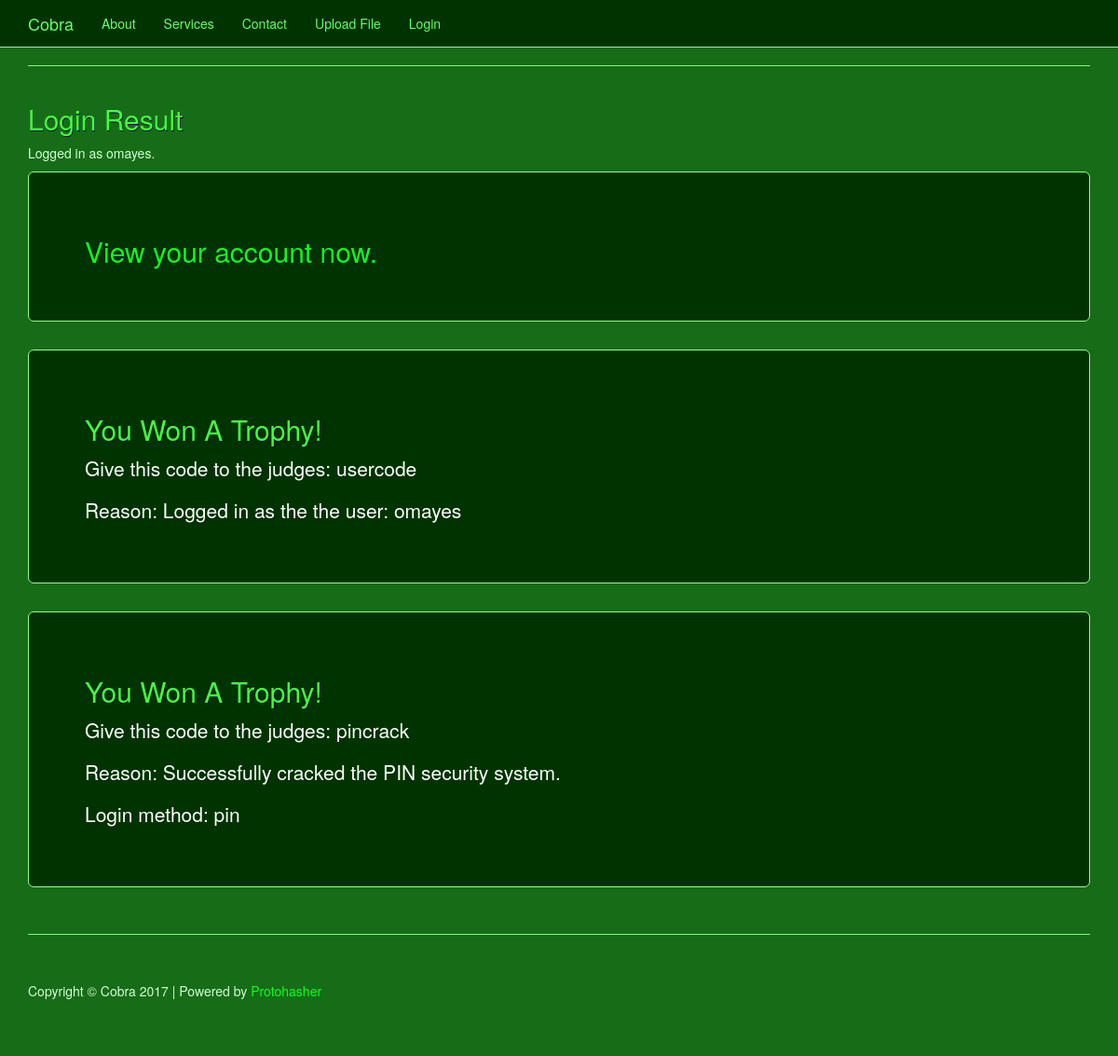
The page /loginPost.php?hashed_pin=45864 on the database its author committed.
### tables this page shows
CREATE TABLE `user` (
  `userID` int(11) NOT NULL AUTO_INCREMENT,
  `username` varchar(255) DEFAULT NULL,
  `password` varchar(255) DEFAULT NULL,
  `pin` int(4) DEFAULT NULL,
  `hashed_pin` int(5) DEFAULT NULL,
  `trophyCode` varchar(255) DEFAULT NULL,
  `pin_crack_trophy` varchar(255) DEFAULT NULL,
  `password_crack_trophy` varchar(255) DEFAULT NULL,
  `dateCreated` datetime DEFAULT NULL,
  `dateModified` timestamp NULL DEFAULT NULL ON UPDATE CURRENT_TIMESTAMP,
  PRIMARY KEY (`userID`),
  UNIQUE KEY `userID` (`userID`) USING BTREE
);

### com/capstone/model/userManager.php (called while the page is built, shortened)
<?php
$settings = new SettingsManager();
class UserManager {
	public function loginUser($username ="", $password ="", $hashed_pin ="") {
		global $settings;
		$conn = new mysqli($settings->get('db_servername'), $settings->get('db_username'), $settings->get('db_password'), $settings->get('db_name'));
		$sql = "SELECT userID, username, password, trophyCode, pin_crack_trophy, password_crack_trophy FROM user";
		if( !empty($hashed_pin) )
		{
			$sql = $sql . " WHERE hashed_pin = '" . $hashed_pin . "'";
		}
		else
		{
			$sql = $sql . " WHERE username = '" . $username . "'";
			$sql = $sql . " AND password = '" . $password . "'";
		}
		$conn->multi_query($sql);
		$result = mysqli_store_result($conn);
		return $result;
	}
}

### public/loginPost.php (the view, shortened to what this page needs)
<?php
	require dirname(__FILE__) . '/../com/capstone/model/userManager.php';
	$userManager = new UserManager();
	$username = "";
	$password = "";
	$hashed_pin = "";
	$login_method = "";
	if(isset($_GET["hashed_pin"]))
	{
		$hashed_pin = $_GET["hashed_pin"];
		$login_method = "pin";
	}
	else
	{
		$login_method = "password";
	}
	$user = $userManager->loginUser($username, $password, $hashed_pin);
	include "includes/header.php";
?>
<hr>
<div class="row">
	<div class="col-sm-12">
		<h2>Login Result</h2>
		<?php
			if( $row = $user->fetch_assoc() )
			{
				$username = $row["username"];
				echo '<p>Logged in as ' . $row["username"] . '.</p>';
				echo '
					<div class="jumbotron">
						<h2><a href="account.php">View your account now.</a></h2>
					</div>
					<div class="jumbotron">
						<h2>You Won A Trophy!</h2>
						<p>Give this code to the judges: ' . $row["trophyCode"] . '</p>
						<p>Reason: Logged in as the the user: ' . $username . '</p>
					</div>
				';
				if( $login_method == "pin" )
				{
					echo '
						<div class="jumbotron">
							<h2>You Won A Trophy!</h2>
							<p>Give this code to the judges: ' . $row["pin_crack_trophy"] . '</p>
							<p>Reason: Successfully cracked the PIN security system.</p>
							<p>Login method: ' . $login_method . '</p>
						</div>
					';
				}
			}
			else
			{
				echo '
					<p>Login failed! Maybe your login details were not correct. <a href="login.php">Try again.</a></p>
				';
			}
		?>
	</div>
</div>
<?php include "includes/footer.php"; ?>

### public/css/business-frontpage.css (style rules this page uses)
body { padding-top: 50px; }
#cobra { background-color: rgb(23, 108, 24); color: #d2ffd3; }
#cobra hr { border-color: #7ffc7a; }
#cobra h1, #cobra h2 { color: #44ff3d; text-shadow: 0.02em 0.02em 0.01em #000548; }
#cobra a, #cobra span.gc-cs-link { color: #0dff1b; }
#cobra .well, #cobra .form-control, #cobra .jumbotron { background-color: #013300; border: 1px solid #90ff85; color: #fff; }

### rows shown on the page
user: username "omayes", trophyCode "usercode", pin_crack_trophy "pincrack"

### other values the page prints
$companyName "Cobra"
$login_method "pin"
